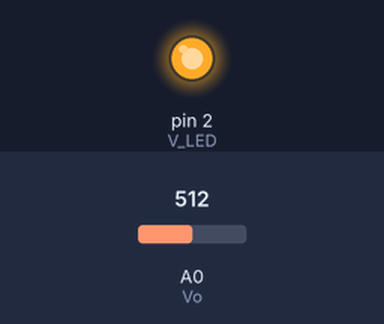
This sketch was run on a simulated Arduino Uno, built with avr-gcc and run on an emulated ATmega328P. On the bench: output pins drawn as LEDs (lit = HIGH). The test bench sets the inputs (shaded band); at power-on: A0 (Vo) = 512. What the sketch prints to the serial monitor is not drawn.

Above: at 0.1 s.
Timing chart, 0 to 1.6 s (numbered marks = the images above):
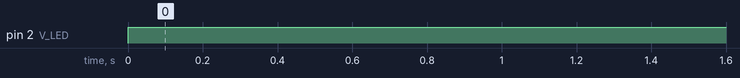

The sketch:

dustSensor.ino
```cpp
int Vo = A0;
int V_LED = 2;

float Vo_value=0;

void setup() {
  Serial.begin(9600); //아두이노와 컴퓨터 간의 데이터 전송 속도 설정 ,
  pinMode(V_LED, OUTPUT);
  pinMode(Vo, INPUT);
}

void loop() {
  digitalWrite(V_LED, LOW);
  delayMicroseconds(280);
  Vo_value = analogRead(Vo);
  delayMicroseconds(40);
  digitalWrite(V_LED, HIGH);
  delayMicroseconds(9680);

  Serial.println(Vo_value);

  delay(1000);
}
```

Measured:
- by itself, pin 2 (V_LED): LOW → HIGH at 0.00 s
